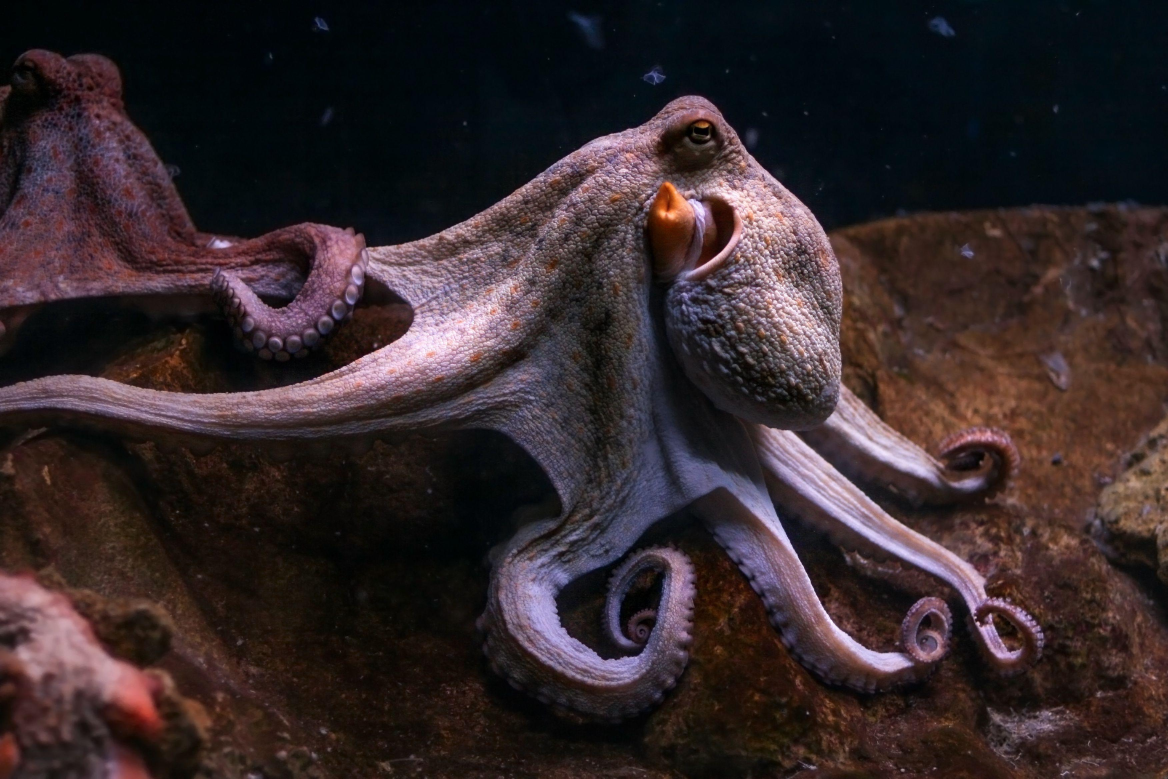
#> input picture ta1/img.jpeg, 3504 x 2336 px (shown at 1/3 size)
$ python ta1.py
#> lines starting #> are read from the running program, lines starting #| are printed output that depends on the picture
import os
import cv2
import numpy as np
from matplotlib import pyplot as plt

#im_path = './img.jpg'


direc = "./images_output/"
os.makedirs(direc, exist_ok = True)

im_path = './img.jpeg'

down_sampling = 2

img = cv2.imread(im_path, cv2.IMREAD_GRAYSCALE)
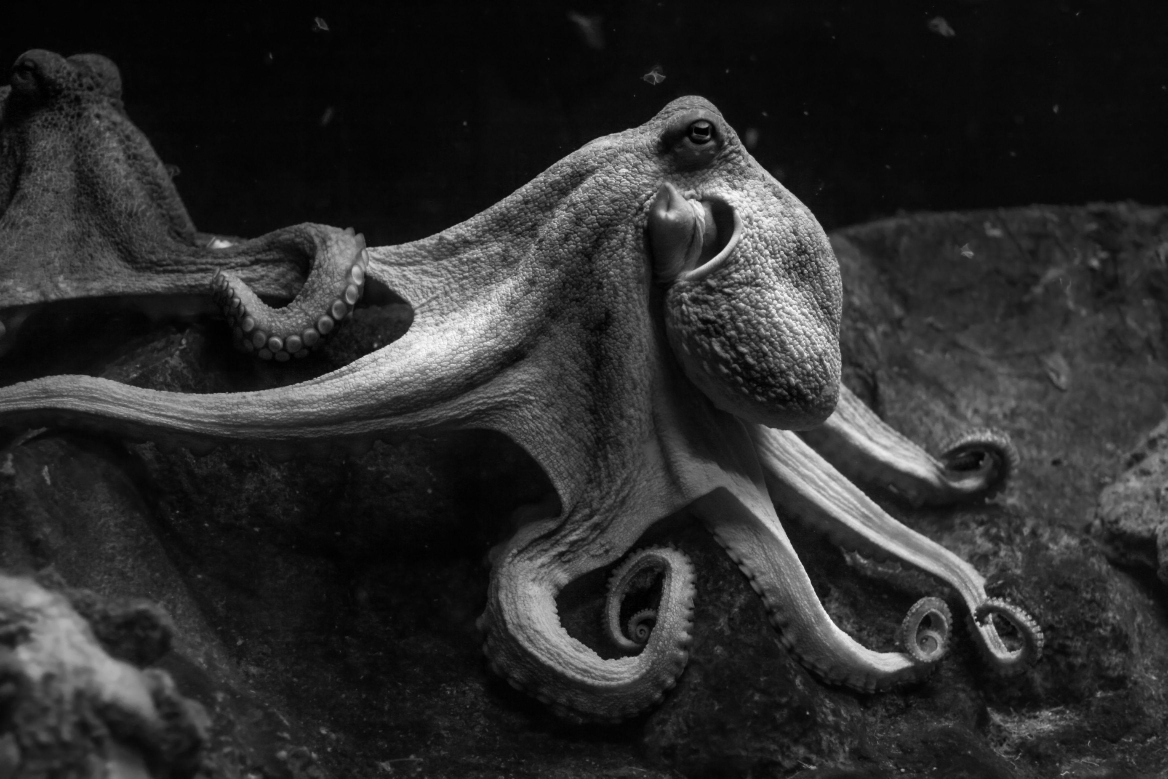
#> img: shape (2336, 3504) (shown at 1/3 size); min 0, max 255, mean 44.7
for i in range(down_sampling):
    img = cv2.pyrDown(img)
#> this loop made 2 passes
#> pass 2, `img = cv2.pyrDown(img)`:
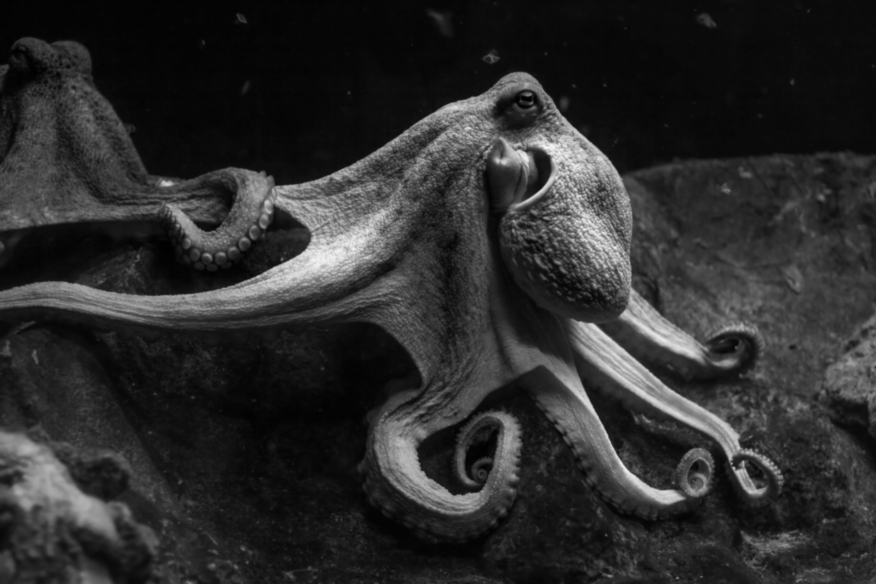
#> img: shape (584, 876); min 0, max 245, mean 44.7

cv2.imwrite(direc+"downsampled.jpeg", img)

#kernel = np.ones([kernel_size, kernel_size], np.float32)/(kernel_size*kernel_size)
kernel = np.array([[1, 2, 1], [2, 4, 2], [1, 2, 1]])/16
smooth = cv2.filter2D(img,-1,kernel)

cv2.imwrite(direc+"smooth.jpeg", smooth)

detail = img-smooth
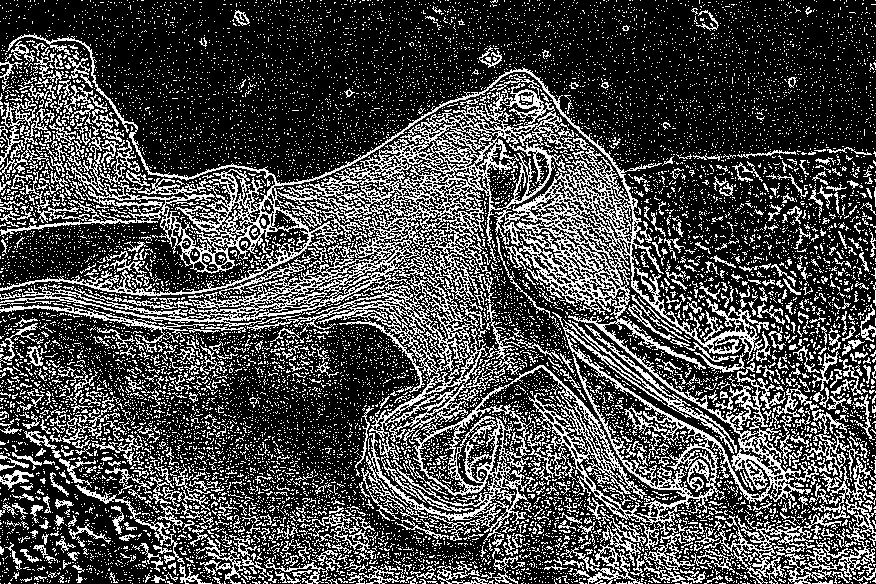
#> detail: shape (584, 876); min 0, max 255, mean 74.3

cv2.imwrite(direc+"detail.jpeg", detail)

kernel = np.ones([3, 3], np.float32)/9
detail_blurred = cv2.filter2D(detail,-1,kernel)
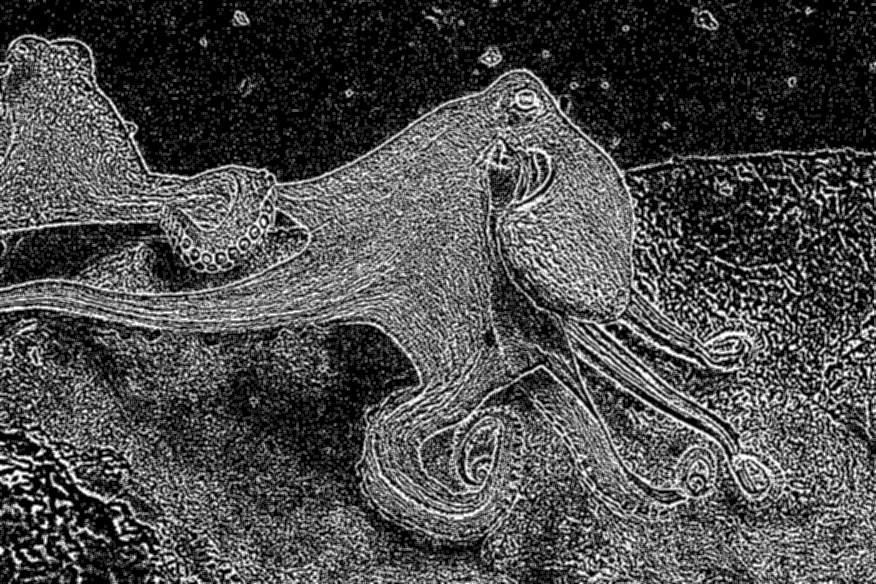
#> detail_blurred: shape (584, 876); min 0, max 255, mean 74.3

cv2.imwrite(direc+"detail_blurred.jpeg", detail_blurred)

ret, detail_clean = cv2.threshold(detail_blurred, 127, 255, cv2.THRESH_TOZERO)
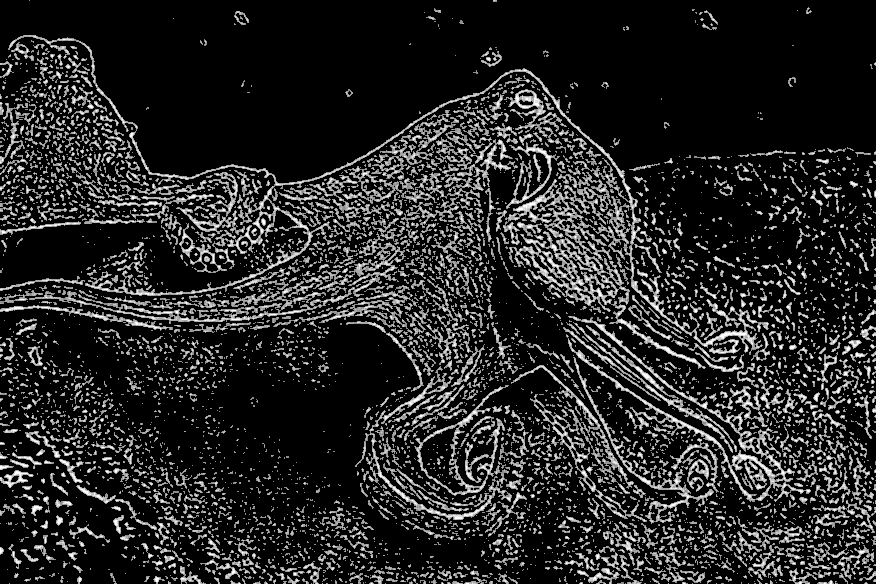
#> detail_clean: shape (584, 876); min 0, max 255, mean 37.6

cv2.imwrite(direc+"detail_clean.jpeg", detail_clean)

kernel = np.array([[0, -1, 0], [-1, 5, -1], [0, -1, 0]])
sharpened = cv2.filter2D(detail_clean, -1, kernel)
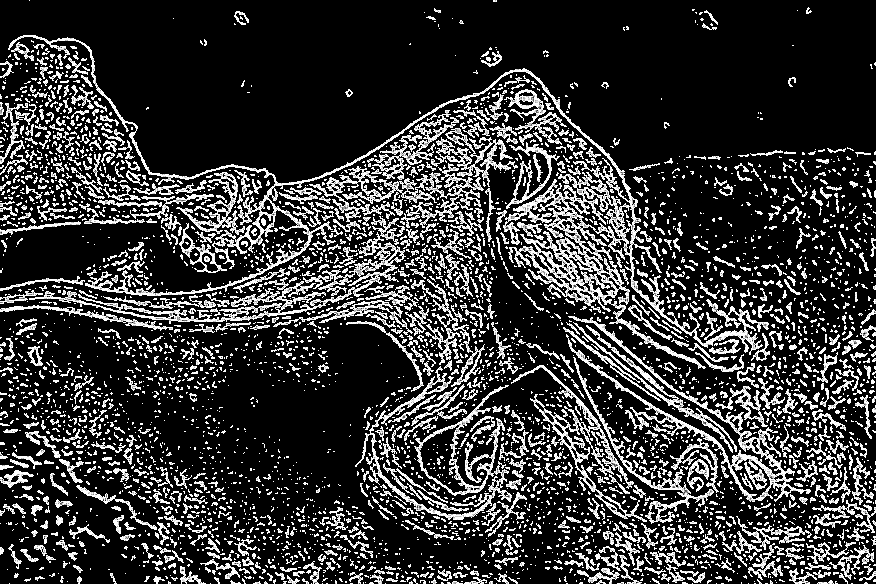
#> sharpened: shape (584, 876); min 0, max 255, mean 54.2

cv2.imwrite(direc+"sharpened_final.jpeg", sharpened)

canny = cv2.Canny(img, 20, 40)
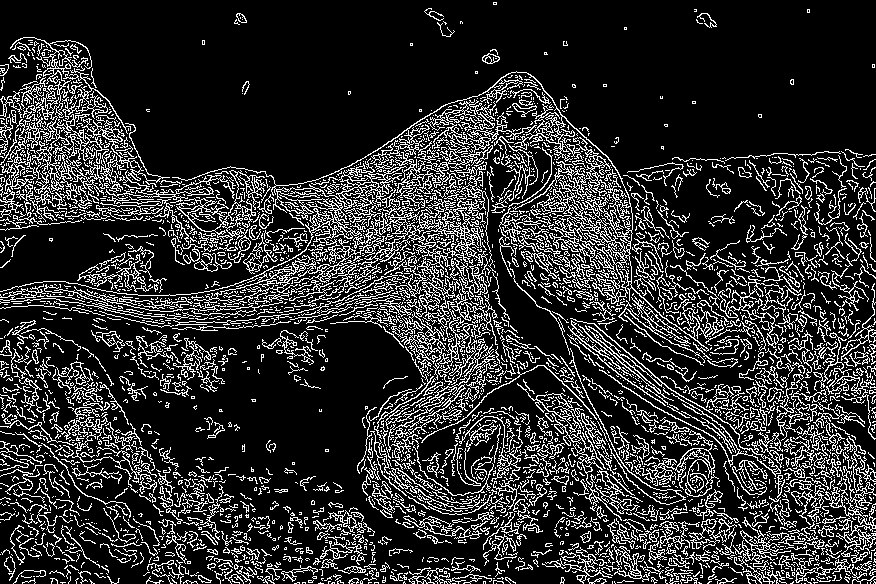
#> canny: shape (584, 876); 18.6% white in thin lines or dots

cv2.imwrite(direc+"canny.jpeg", canny)
